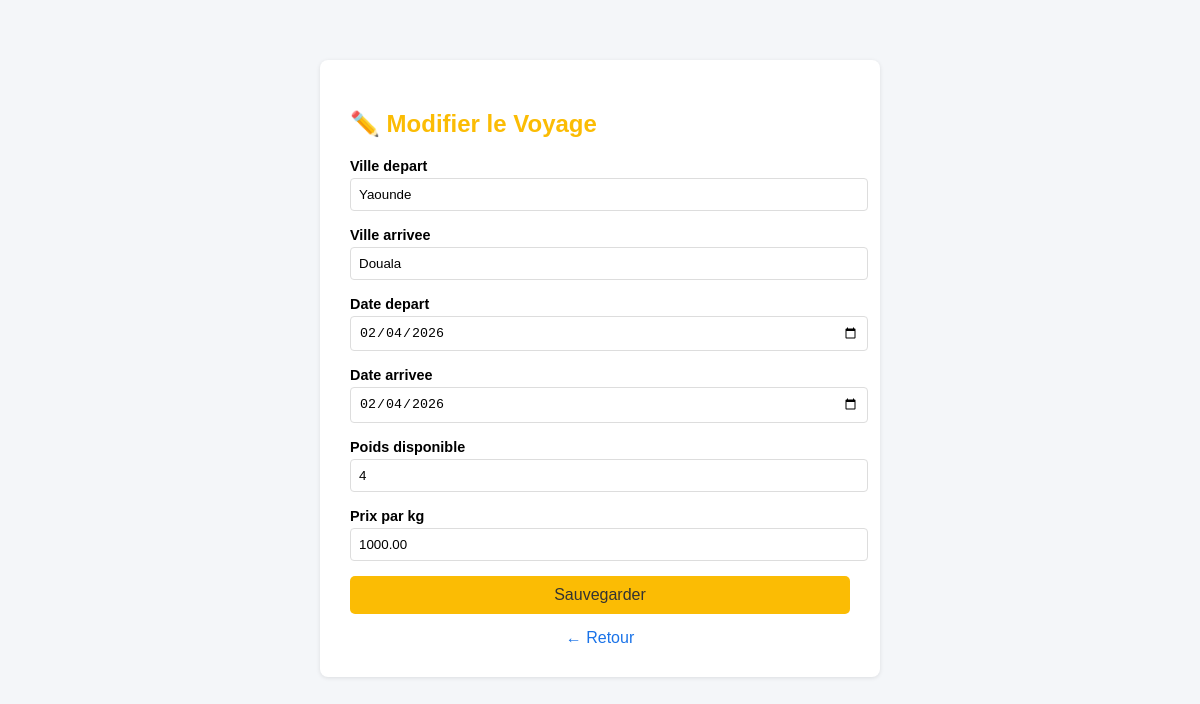
/dashboard/edit_voyage/1/ (signed in), run on the app's committed database.
### exp_colis/models.py (models this page shows, shortened)
class Voyage(models.Model):
    voyageur = models.ForeignKey(User, on_delete=models.CASCADE, related_name='voyages')
    ville_depart = models.CharField(max_length=100)
    ville_arrivee = models.CharField(max_length=100)
    date_depart = models.DateField()
    date_arrivee = models.DateField()
    poids_disponible = models.PositiveIntegerField()
    prix_par_kg = models.DecimalField(max_digits=8, decimal_places=2, default=0)
    created_at = models.DateTimeField(auto_now_add=True)

### exp_colis/views.py (the view)
# urls.py: path('edit_voyage/<int:voyage_id>/', edit_voyage, name='edit_voyage'),
@login_required
def edit_voyage(request, voyage_id):
    voyage = get_object_or_404(Voyage, id=voyage_id, voyageur=request.user)
    if request.method == 'POST':
        form = VoyageForm(request.POST, instance=voyage)
        if form.is_valid():
            form.save()
            voyage.find_matches()  # ← ADD THIS LINE
            messages.success(request, "Voyage modifié avec succès!")
            return redirect('exp_colis:dashboard')
    else:
        form = VoyageForm(instance=voyage)
    return render(request, 'voyages/edit_voyage.html', {'form': form})

### exp_colis/forms.py (shortened to what this page needs)
class VoyageForm(forms.ModelForm):
    date_depart = forms.DateField(widget=forms.DateInput(attrs={'type': 'date', 'class': 'form-control'}))
    date_arrivee = forms.DateField(widget=forms.DateInput(attrs={'type': 'date', 'class': 'form-control'}))
    class Meta:
        model = Voyage
        fields = ['ville_depart', 'ville_arrivee', 'date_depart', 'date_arrivee', 'poids_disponible', 'prix_par_kg']
        widgets = {
            'ville_depart': forms.TextInput(attrs={'class': 'form-control'}),
            'ville_arrivee': forms.TextInput(attrs={'class': 'form-control'}),
            'poids_disponible': forms.NumberInput(attrs={'class': 'form-control'}),
            'prix_par_kg': forms.NumberInput(attrs={'class': 'form-control'}),
        }

### exp_colis/templates/voyages/edit_voyage.html (shortened to what this page needs)
<!DOCTYPE html>
<html lang="fr">
<head><meta charset="UTF-8"><title>Modifier Voyage</title>
</head>
<body><div class="container">
    <h2>✏️ Modifier le Voyage</h2>
    <form method="post">{% csrf_token %}
        {% for field in form %}<p><label>{{ field.label }}</label>{{ field }}</p>{% endfor %}
        <button type="submit" class="btn">Sauvegarder</button>
    </form>
    <a href="{% url 'exp_colis:dashboard' %}" class="back">← Retour</a>
</div></body></html>

### exp_colis/templates/voyages/edit_voyage.html (style rules this page uses)
body { font-family: Arial, sans-serif; background: #f4f6f9; }
.container { max-width: 500px; margin: 60px auto; background: white; padding: 30px; border-radius: 8px; box-shadow: 0 1px 4px rgba(0,0,0,0.1); }
h2 { margin-bottom: 20px; color: #fbbc04; }
p { margin-bottom: 15px; }
input { width: 100%; padding: 8px; border: 1px solid #ddd; border-radius: 4px; }
label { font-size: 0.9rem; font-weight: bold; display: block; margin-bottom: 4px; }
.btn { padding: 10px 20px; background: #fbbc04; color: #333; border: none; border-radius: 5px; cursor: pointer; width: 100%; font-size: 1rem; }
.back { display: block; text-align: center; margin-top: 15px; color: #1a73e8; text-decoration: none; }

### data on the page
Voyage: form "Yaounde" "Douala" "02/04/2026" "02/04/2026" "4" "1000.00"

### other printed values
{{ field.label }} "Ville depart" "Ville arrivee" "Date depart" "Date arrivee" "Poids disponible" "Prix par kg"
